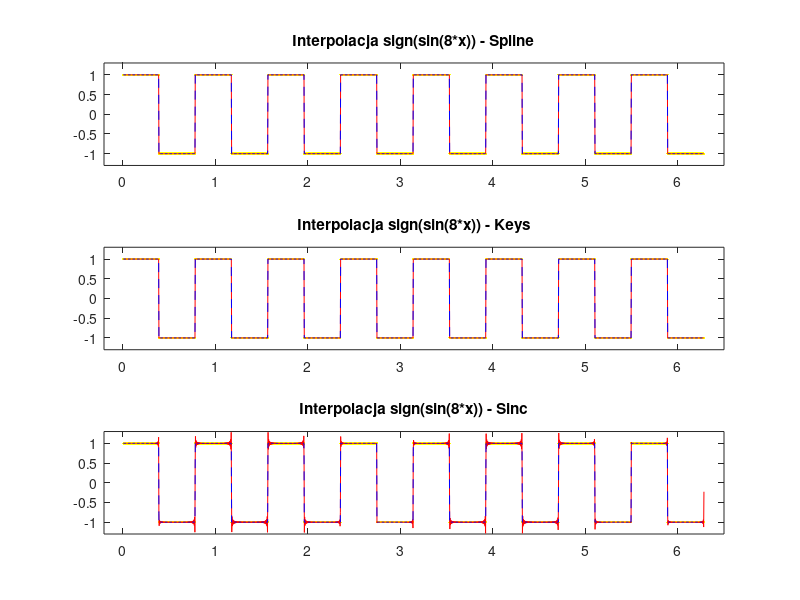

Here is the MATLAB script that generated this plot:
%interpolacja all
clear;
clc;

%% %%spline
x = 0.01:2*pi/2048:2*pi;
y = sign(sin(8*x));
xx = 0.01 :(2*pi)/2048 : (2*pi);

% Interpolacja
 yy =interp1(x, y, xx, 'spline');
 
% wyśwetlanie wykresów
hold on;
subplot(3,1,1)
plot(x,y,'y .',xx,yy,'r', xx, sign(sin(8*x)),'-- b')
%'Markersize',2
title("Interpolacja sign(sin(8*x)) - Spline")
axis([-0.2 6.5 -1.3 1.3]);
%% %%cubic
subplot(3,1,2)

% Interpolacja
yy =interp1(x, y, xx, 'cubic');
plot(x,y,'y .',xx,yy,'- r', xx, sign(sin(8*x)),'-- b')
title("Interpolacja sign(sin(8*x)) - Keys")
hold on

axis([-0.2 6.5 -1.3 1.3]);

%% %% ndgrid
%oś czsu
t = 0.01:2*pi/2048:2*pi;

%oś x - f. interpolowana
x = sign(sin(8*(t)))';

ts = linspace(0.01,(2*pi),2048);

[Ts,T] = ndgrid(ts,t);

dt = 2*pi/2048;

y = sinc((Ts - T)/dt)*x;
a = 0.01:2*pi/2048:2*pi;
b = sign(sin(8*t));
subplot(3,1,3)
plot(t,x,'y .', ts, y, 'r')
title("Interpolacja sign(sin(8*x)) - Sinc")
hold on

plot(a,b,'-- b')
hold on

axis([-0.2 6.5 -1.3 1.3]);